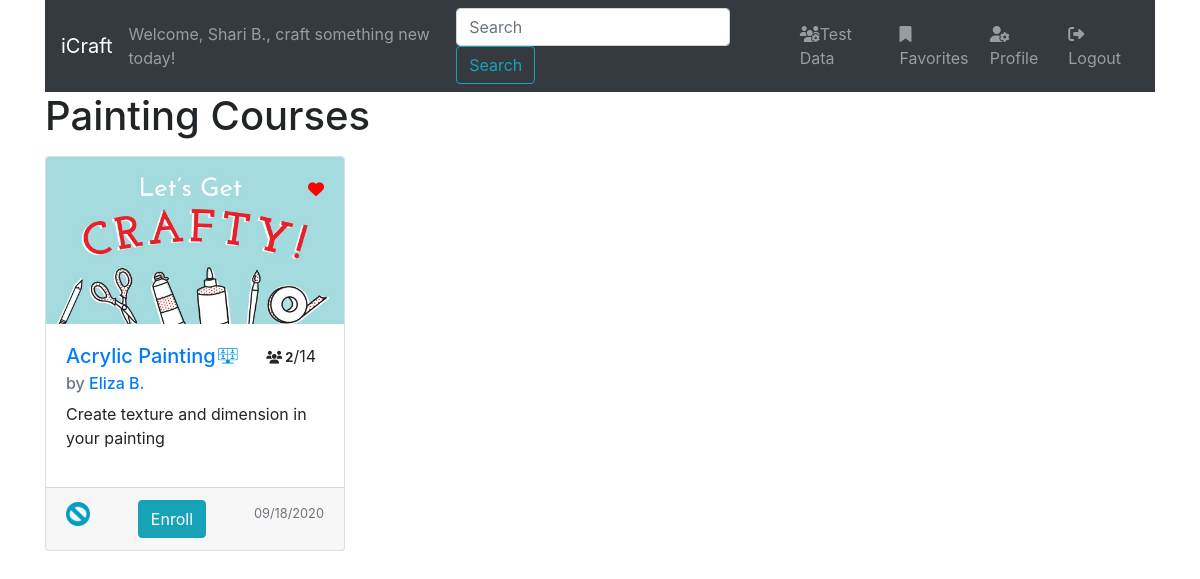
Before: /classes/interests/6 (signed in) with the older database file.
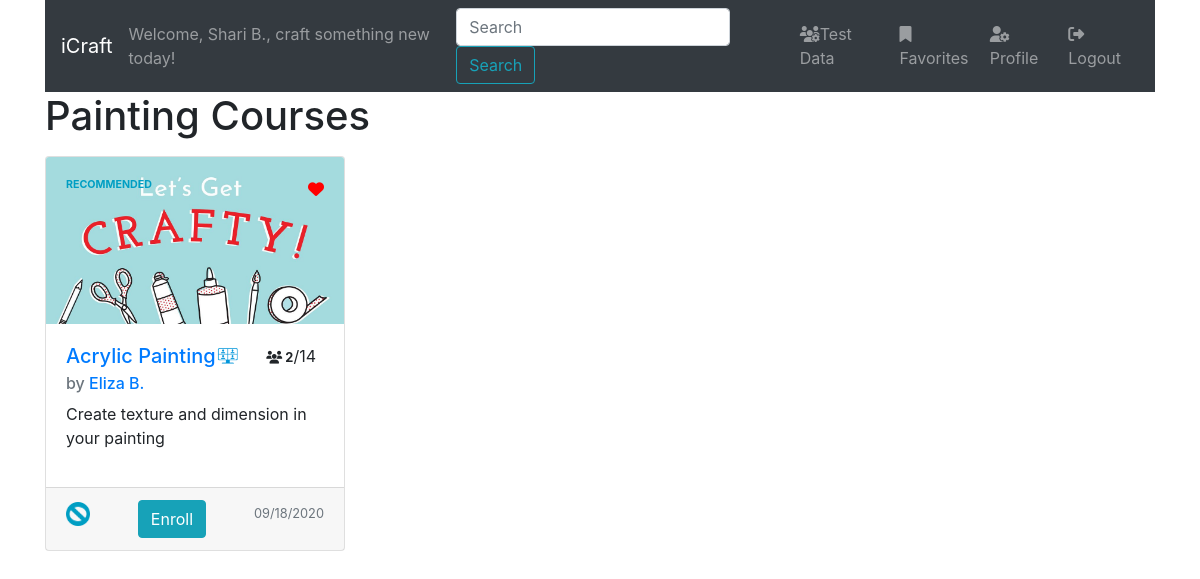
After: the same page with the newer database file.
### classes/models.py (models this page shows, shortened)
class Course(models.Model):
    IN_PERSON = 'I'
    VIRTUAL = 'V'
    RECORDED = 'R'
    COURSE_TYPE_CHOICES = [
        (IN_PERSON, 'In-Person'),
        (VIRTUAL, 'Virtual'),
        (RECORDED, 'Recorded'),
    ]
    title = models.CharField(max_length=255)
    tag_line = models.CharField(max_length=255, help_text="Provide a short description (e.g., <em>Learn to build beautiful photo albums for gifts or to sell</em>).")
    date =  models.DateTimeField(help_text="Please use the following format: <em>YYYY-MM-DD</em>.")
    description =  models.TextField()
    location = models.CharField(max_length=255, help_text="For virtual classes, use the videoconference link; for recorded courses, use the YouTube or video link; for in-person courses, use the address.")
    location_type = models.CharField(max_length=1,choices=COURSE_TYPE_CHOICES,default=VIRTUAL)
    creator = models.ForeignKey(User,related_name="courses_created", on_delete=models.CASCADE)
    attendees = models.ManyToManyField(User,related_name="courses_attended")
    max_size = models.PositiveIntegerField()
    areas_of_interest = models.ManyToManyField(Interest,related_name="related_courses")
    favorited_by = models.ManyToManyField(User,related_name="favorite_courses")
    profile_pic = models.ImageField(
        upload_to=course_directory_path,
        default= 'courses/blank-course.jpg',
        blank=True,
        null=True,
        )
    created_at = models.DateTimeField(auto_now_add = True)
    updated_at = models.DateTimeField(auto_now = True)
    def get_absolute_url(self):
        return f'/classes/{self.id}'

class Interest(models.Model):
    name = models.CharField(max_length=50)
    description =  models.TextField(blank=True)
    created_at = models.DateTimeField(auto_now_add = True)
    updated_at = models.DateTimeField(auto_now = True)

### login_app/models.py (models this page shows, shortened)
class User(models.Model):
    first_name = models.CharField(max_length=255)
    last_name = models.CharField(max_length=255)
    birth_date = models.DateTimeField(default=datetime.date.today)
    email = models.EmailField(max_length=255)
    password = models.CharField(max_length=255)
    is_admin = models.BooleanField(default=False)
    created_at = models.DateTimeField(auto_now_add = True)
    updated_at = models.DateTimeField(auto_now = True)
    objects = UserManager()
    def first_name_last_initial(self):
        return f'{self.first_name} {self.last_name[0]}.'

### classes/views.py (the view)
# urls.py: path('interests/<int:interest_id>', views.interest_classes, name="interest_classes"),
def interest_classes(request, interest_id):
    if (not 'user_id' in request.session.keys()) or (request.session['user_id'] == ''):
        return redirect('/')
    user = User.objects.get(id=request.session['user_id'])
    interest = Interest.objects.get(id=interest_id)
    context = {
        'user': user,
        'area_of_interest' : interest,
        'courses': interest.related_courses.all().order_by('date'),
    }
    return render(request, 'classes/interest-classes.html', context)

### classes/templates/classes/interest-classes.html
{% extends 'classes/base.html' %}
{% block content %}
    <h1>{{ area_of_interest.name }} Courses</h1>
    {% include 'classes/card-course.html' %}
{% endblock content %}

### classes/templates/classes/card-course.html (shortened to what this page needs)
{% load static %}
<div class="container courses">
    <div class="row">
        {% if courses.count %}
            {% for course in courses %}
            <div class="card mr-2 my-2" id="{{ course.id }}">
                <img class="card-img-top" src="{{ course.profile_pic.url }}" alt="Image of {{ course.title }}">
                <div class="card-body">
                    <div class="d-flex justify-content-between mr-2">
                        <div class="d-inline-flex align-items-start">
                            <h5 class="card-title">
                                <a href="{{ course.get_absolute_url }}">{{ course.title }}</a>
                            </h5>
                            <img src="{% get_static_prefix %}classes/images/course-type-{{ course.location_type }}.jpg" class="course-type" title="{{ course.get_location_type_display }}">
                        </div>
                        <span class="attendees">
                            <small style="font-weight:bold;"><i class="fas fa-users"></i> {{ course.attendees.count }}</small>/{{ course.max_size }}
                        </span>
                    </div>
                    <h6 class="card-subtitle mb-2 text-muted">by <a href="{% url 'login_app:user_profile' profiled_user_id=course.creator.id %}">{{ course.creator.first_name_last_initial }}</a></h6>
                    <p class="card-text">
                        {{ course.tag_line }}
                    </p>
                </div>
                <div class="card-footer d-flex justify-content-between">
                    <div class="areas-of-interest">
                        {% for interest in course.areas_of_interest.all %}
                        <a href="{% url 'classes:interest_classes' interest_id=interest.id %}" class="card-link"><img src="{% get_static_prefix %}classes/images/interests{{ interest.id }}-selected.png" alt="{{ interest.name }}" title="{{ interest.name }}"></a>
                        {% endfor %}
                    </div>
                    {% if user in course.attendees.all %}
                    <div class="d-flex flex-column align-items-center">
                        <span style="color:#009EC3"><i class="fas fa-user-check"></i>Enrolled</span>
                        <span style="font-size: x-small;"><a href="{% url 'classes:unenroll' course_id=course.id %}" class="text-danger">Unenroll</a></span>
                    </div>
                    {% else %}
                    <a href="{% url 'classes:enroll' course_id=course.id %}" class="btn btn-info" role="button">Enroll</a>
                    {% endif %}
                    <p class="card-text">
                        <small class="text-muted">{{ course.date|date:"SHORT_DATE_FORMAT" }}</small>
                    </p>
                </div>
                <div class="favorite">
                    {% if user in course.favorited_by.all %}
                    <a href="{% url 'classes:unfavorite' course_id=course.id %}" title="Un-favorite">
                        <span style="color:red;"><i class="fas fa-heart"></i></span>
                    </a>
                    {% else %}
                    <a href="{% url 'classes:favorite' course_id=course.id %}" title="Favorite">
                        <span style="color:gray;"><i class="fas fa-heart"></i></span>
                    </a>
                    {% endif %}
                </div>
                {% for interest in course.areas_of_interest.all %}
                    {% if interest in user.profile.areas_of_interest.all %}
                    <div class="recommended">
                        RECOMMENDED
                    </div>
                    {% endif %}
                {% endfor %}
            </div>
            {% endfor %}
        {% else %}
            <p>Query returned no results</p>
        {% endif %}
    </div>
</div>

Changed rows visible on the page:
changed Course "Acrylic Painting": gains Interest (name "Painting", shows "RECOMMENDED")
